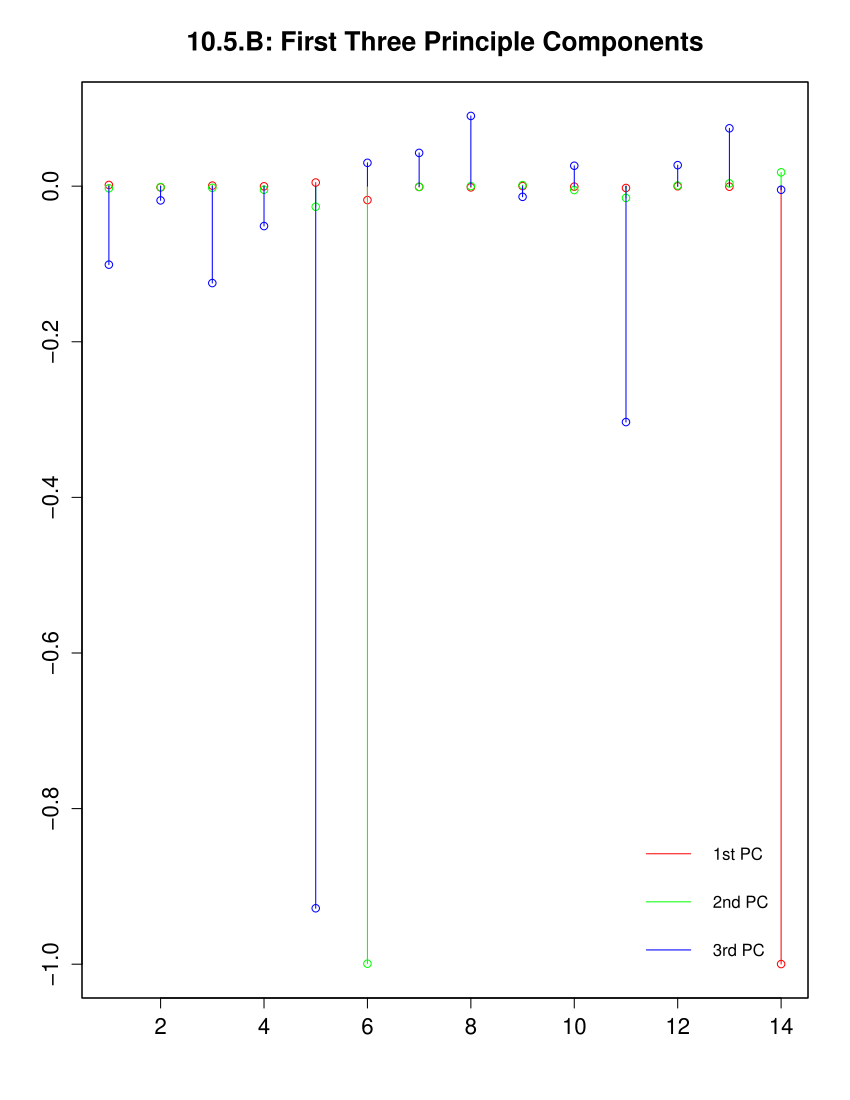

The script that drew this image:

wine_data<-read.csv('wine.csv', header=FALSE)
wine_cov_matrix<-cov(winedata)
wine_eigen<-eigen(wine_cov_matrix)
wine_e_vectors<-wine_eigen$vectors[,order(wine_eigen$values, decreasing = TRUE)]
plot_value<-wine_eigen$vectors[,1:3]
test<-t(plot_value)

plot(test[1,], main="10.5.B: First Three Principle Components",
     xlab="", ylab = "", col="red", ylim = c(min(test), max(test)))
lines(test[1,], type="h", col="red")

points(test[2,], col="green")
lines(test[2,], type="h", col="green")

points(test[3,], col="blue")
lines(test[3,], type="h", col="blue")

legend('bottomright', c("1st PC", "2nd PC", "3rd PC"), 
       lty=1, col=c('red', 'green', 'blue'), bty='n', cex=.75)

box()
